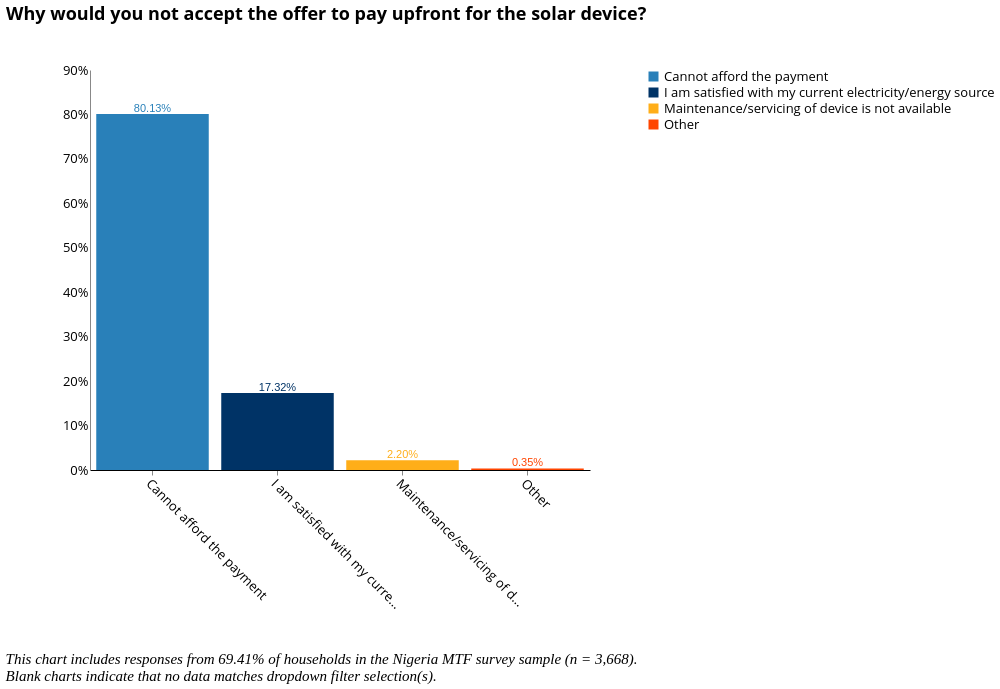

Source (Vega-Lite JSON):
### Vega-Lite specification from a JSON file in a GitHub repository (floating-point values rounded to 4 significant figures; data arrays with more than 128 entries replaced by an {"elided": "..."} marker saying what was removed)
{"width": 800, "height": 400, "config": {"title": {"fontSize": 18, "font": "Open Sans", "anchor": "center", "fontColor": "#000000"}, "axisX": {"domain": true, "domainColor": "#000000", "grid": false, "labelFont": "Open Sans", "labelFontSize": 13, "titleFont": "Open Sans", "titleFontSize": 13, "titleFontWeight": "normal", "title": "X Axis Title (units)", "labelAngle": 45}, "axisY": {"domain": true, "grid": false, "gridColor": "#DEDDDD", "gridWidth": 1, "labelFont": "Open Sans", "labelFontSize": 13, "labelAngle": 0, "ticks": false, "titleFont": "Open Sans", "titleFontSize": 13, "titleFontWeight": "normal", "titlePadding": 10, "title": "Y Axis Title (units)"}, "range": {"category": ["#2980B9", "#003366", "#FFAE19", "#FF4500", "#438B28", "#45B39D", "#99ADC1", "#212F3C"]}, "legend": {"labelFont": "Open Sans", "labelFontSize": 13, "symbolType": "square", "symbolSize": 100, "titleFont": "Open Sans", "titleFontSize": 13, "titleFontWeight": "normal", "title": "Legend", "orient": "right", "offset": 0, "labelLimit": 0}, "tooltip": {"font": "Open Sans"}, "view": {"stroke": "transparent", "text": {"font": "Open Sans", "color": ["#2980B9", "#003366", "#FFAE19", "#FF4500", "#438B28", "#45B39D", "#99ADC1", "#212F3C"], "fontSize": 13, "align": "right", "fontWeight": 400, "size": 13}, "bar": {"size": 40, "binSpacing": 1, "continuousBandSize": 30, "discreteBandSize": 30, "fill": ["#2980B9", "#003366", "#FFAE19", "#FF4500", "#438B28", "#45B39D", "#99ADC1", "#212F3C"], "stroke": false}}}, "concat": [{"layer": [{"mark": "bar", "encoding": {"color": {"field": "e_3b", "type": "nominal"}, "tooltip": {"field": "e_3b", "type": "nominal"}, "x": {"axis": {"title": " "}, "field": "e_3b", "sort": {"field": "e_3b", "op": "count", "order": "descending"}, "type": "nominal"}, "y": {"aggregate": "sum", "axis": {"format": "%", "title": ""}, "field": "pct", "type": "quantitative"}}, "height": 400, "selection": {"selector047": {"type": "single", "fields": ["locality"], "bind": {"input": "select", "options": [null, 0, 1], "labels": ["National", "Urban", "Rural"], "name": "Locality Breakdown  "}}, "selector048": {"type": "single", "fields": ["elc_aggr_tier"], "bind": {"input": "select", "options": [null, "Tier 0", "Tier 1", "Tier 2", "Tier 3", "Tier 4", "Tier 5"], "labels": ["All Tiers", "Tier 0", "Tier 1", "Tier 2", "Tier 3", "Tier 4", "Tier 5"], "name": "Tiers  "}}}, "transform": [{"joinaggregate": [{"op": "count", "field": "*", "as": "total"}]}, {"calculate": "1 / datum.total", "as": "pct"}], "width": 500}, {"mark": {"type": "text", "align": "center", "baseline": "bottom"}, "encoding": {"color": {"field": "e_3b", "type": "nominal"}, "text": {"aggregate": "sum", "field": "pct", "format": ".2%", "type": "quantitative"}, "tooltip": {"field": "e_3b", "type": "nominal"}, "x": {"axis": {"title": " "}, "field": "e_3b", "sort": {"field": "e_3b", "op": "count", "order": "descending"}, "type": "nominal"}, "y": {"aggregate": "sum", "axis": {"format": "%", "title": ""}, "field": "pct", "type": "quantitative"}}, "height": 400, "transform": [{"joinaggregate": [{"op": "count", "field": "*", "as": "total"}]}, {"calculate": "1 / datum.total", "as": "pct"}], "width": 500}], "title": {"text": ["Why would you not accept the offer to pay upfront for the solar device?"], "color": "black", "subtitleColor": "black", "offset": 40}, "transform": [{"filter": {"selection": "selector047"}}, {"filter": {"selection": "selector048"}}]}], "data": {"name": "data-813716e5a27db992007a9d07a0af8bed"}, "title": {"text": ["", "", "This chart includes responses from 69.41% of households in the Nigeria MTF survey sample (n = 3,668).", "Blank charts indicate that no data matches dropdown filter selection(s)."], "anchor": "start", "baseline": "bottom", "font": "Times New Roman", "fontSize": 15, "fontStyle": "italic", "fontWeight": "normal", "orient": "bottom"}, "$schema": "https://vega.github.io/schema/vega-lite/v4.17.0.json", "datasets": {"data-813716e5a27db992007a9d07a0af8bed": {"elided": "2546 records"}}}
